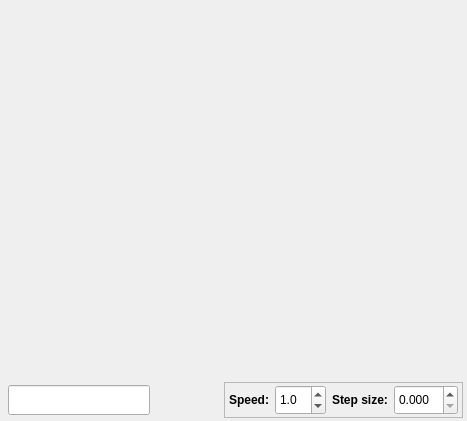
      <widget class="QWidget" name="plottingArea" native="true">
       <layout class="QVBoxLayout" name="verticalLayout_2">
        <property name="spacing">
         <number>0</number>
        </property>
        <property name="leftMargin">
         <number>0</number>
        </property>
        <property name="topMargin">
         <number>0</number>
        </property>
        <property name="rightMargin">
         <number>0</number>
        </property>
        <property name="bottomMargin">
         <number>0</number>
        </property>
        <item>
         <widget class="QStackedWidget" name="widgetStack">
          <property name="frameShape">
           <enum>QFrame::NoFrame</enum>
          </property>
          <widget class="QWidget" name="plotPage">
           <layout class="QVBoxLayout" name="plottingLayout">
            <property name="spacing">
             <number>4</number>
            </property>
            <property name="leftMargin">
             <number>8</number>
            </property>
            <property name="topMargin">
             <number>4</number>
            </property>
            <property name="rightMargin">
             <number>4</number>
            </property>
            <property name="bottomMargin">
             <number>3</number>
            </property>
            <item>
             <widget class="QWidget" name="plottingAreaH" native="true">
              <property name="minimumSize">
               <size>
                <width>0</width>
                <height>34</height>
               </size>
              </property>
              <property name="maximumSize">
               <size>
                <width>16777215</width>
                <height>16777215</height>
               </size>
              </property>
              <layout class="QHBoxLayout" name="horizontalLayout_5" stretch="1,0">
               <property name="leftMargin">
                <number>0</number>
               </property>
               <property name="topMargin">
                <number>0</number>
               </property>
               <property name="rightMargin">
                <number>0</number>
               </property>
               <property name="bottomMargin">
                <number>6</number>
               </property>
               <item>
                <widget class="QFrame" name="tabsFrame">
                 <property name="minimumSize">
                  <size>
                   <width>100</width>
                   <height>0</height>
                  </size>
                 </property>
                 <layout class="QVBoxLayout" name="verticalLayout_5">
                  <property name="leftMargin">
                   <number>0</number>
                  </property>
                  <property name="topMargin">
                   <number>0</number>
                  </property>
                  <property name="rightMargin">
                   <number>0</number>
                  </property>
                  <property name="bottomMargin">
                   <number>0</number>
                  </property>
                 </layout>
                </widget>
               </item>
               <item>
                <layout class="QVBoxLayout" name="verticalLayoutButtons">
                 <property name="leftMargin">
                  <number>0</number>
                 </property>
                 <item>
                  <widget class="QPushButton" name="buttonTimeTracker">
                   <property name="minimumSize">
                    <size>
                     <width>28</width>
                     <height>28</height>
                    </size>
                   </property>
                   <property name="maximumSize">
                    <size>
                     <width>28</width>
                     <height>28</height>
                    </size>
                   </property>
                   <property name="focusPolicy">
                    <enum>Qt::NoFocus</enum>
                   </property>
                   <property name="toolTip">
                    <string>&lt;html&gt;&lt;head/&gt;&lt;body&gt;&lt;p&gt;Change the amount of information displayed with the vertical TimeTracker&lt;/p&gt;&lt;/body&gt;&lt;/html&gt;</string>
                   </property>
                   <property name="styleSheet">
                    <string notr="true"/>
                   </property>
                   <property name="text">
                    <string/>
                   </property>
                   <property name="icon">
                    <iconset resource="resource.qrc">
                     <normaloff>:/style_light/line_tracker_1.png</normaloff>:/style_light/line_tracker_1.png</iconset>
                   </property>
                   <property name="iconSize">
                    <size>
                     <width>26</width>
                     <height>26</height>
                    </size>
                   </property>
                   <property name="flat">
                    <bool>true</bool>
                   </property>
                  </widget>
                 </item>
                 <item>
                  <widget class="QPushButton" name="buttonShowpoint">
                   <property name="minimumSize">
                    <size>
                     <width>28</width>
                     <height>28</height>
                    </size>
                   </property>
                   <property name="maximumSize">
                    <size>
                     <width>28</width>
                     <height>28</height>
                    </size>
                   </property>
                   <property name="toolTip">
                    <string>Show point in plot</string>
                   </property>
                   <property name="text">
                    <string/>
                   </property>
                   <property name="icon">
                    <iconset resource="resource.qrc">
                     <normaloff>:/resources/svg/show_point.svg</normaloff>:/resources/svg/show_point.svg</iconset>
                   </property>
                   <property name="iconSize">
                    <size>
                     <width>26</width>
                     <height>26</height>
                    </size>
                   </property>
                   <property name="checkable">
                    <bool>true</bool>
                   </property>
                   <property name="flat">
                    <bool>true</bool>
                   </property>
                  </widget>
                 </item>
                 <item>
                  <widget class="QPushButton" name="buttonReferencePoint">
                   <property name="minimumSize">
                    <size>
                     <width>28</width>
                     <height>28</height>
                    </size>
                   </property>
                   <property name="maximumSize">
                    <size>
                     <width>28</width>
                     <height>28</height>
                    </size>
                   </property>
                   <property name="toolTip">
                    <string>&lt;html&gt;&lt;head/&gt;&lt;body&gt;&lt;p&gt;Create a &lt;span style=&quot; font-weight:700;&quot;&gt;reference point&lt;/span&gt; (blue vertical line) where the vertical line (red line) is.&lt;/p&gt;&lt;p&gt;From now on, you will see the difference from the reference point.&lt;/p&gt;&lt;/body&gt;&lt;/html&gt;</string>
                   </property>
                   <property name="text">
                    <string/>
                   </property>
                   <property name="icon">
                    <iconset resource="resource.qrc">
                     <normaloff>:/resources/svg/reference_line.svg</normaloff>:/resources/svg/reference_line.svg</iconset>
                   </property>
                   <property name="iconSize">
                    <size>
                     <width>26</width>
                     <height>26</height>
                    </size>
                   </property>
                   <property name="checkable">
                    <bool>true</bool>
                   </property>
                   <property name="flat">
                    <bool>true</bool>
                   </property>
                  </widget>
                 </item>
                 <item>
                  <widget class="QPushButton" name="buttonLegend">
                   <property name="minimumSize">
                    <size>
                     <width>28</width>
                     <height>28</height>
                    </size>
                   </property>
                   <property name="maximumSize">
                    <size>
                     <width>28</width>
                     <height>28</height>
                    </size>
                   </property>
                   <property name="focusPolicy">
                    <enum>Qt::NoFocus</enum>
                   </property>
                   <property name="toolTip">
                    <string>&lt;html&gt;&lt;head/&gt;&lt;body&gt;&lt;p&gt;Hide/Mode/show the Legend&lt;/p&gt;&lt;/body&gt;&lt;/html&gt;</string>
                   </property>
                   <property name="text">
                    <string/>
                   </property>
                   <property name="icon">
                    <iconset resource="resource.qrc">
                     <normaloff>:/resources/svg/legend.svg</normaloff>:/resources/svg/legend.svg</iconset>
                   </property>
                   <property name="iconSize">
                    <size>
                     <width>26</width>
                     <height>26</height>
                    </size>
                   </property>
                   <property name="flat">
                    <bool>true</bool>
                   </property>
                  </widget>
                 </item>
                 <item>
                  <widget class="QPushButton" name="buttonActivateGrid">
                   <property name="sizePolicy">
                    <sizepolicy hsizetype="Preferred" vsizetype="Preferred">
                     <horstretch>0</horstretch>
                     <verstretch>0</verstretch>
                    </sizepolicy>
                   </property>
                   <property name="minimumSize">
                    <size>
                     <width>28</width>
                     <height>28</height>
                    </size>
                   </property>
                   <property name="maximumSize">
                    <size>
                     <width>28</width>
                     <height>28</height>
                    </size>
                   </property>
                   <property name="focusPolicy">
                    <enum>Qt::NoFocus</enum>
                   </property>
                   <property name="toolTip">
                    <string>&lt;html&gt;&lt;head/&gt;&lt;body&gt;&lt;p&gt;Show/Hide the grid&lt;/p&gt;&lt;/body&gt;&lt;/html&gt;</string>
                   </property>
                   <property name="styleSheet">
                    <string notr="true"/>
                   </property>
                   <property name="text">
                    <string/>
                   </property>
                   <property name="icon">
                    <iconset resource="resource.qrc">
                     <normaloff>:/resources/svg/grid.svg</normaloff>:/resources/svg/grid.svg</iconset>
                   </property>
                   <property name="iconSize">
                    <size>
                     <width>26</width>
                     <height>26</height>
                    </size>
                   </property>
                   <property name="checkable">
                    <bool>true</bool>
                   </property>
                   <property name="flat">
                    <bool>true</bool>
                   </property>
                  </widget>
                 </item>
                 <item>
                  <widget class="QPushButton" name="buttonRatio">
                   <property name="sizePolicy">
                    <sizepolicy hsizetype="Minimum" vsizetype="Fixed">
                     <horstretch>0</horstretch>
                     <verstretch>0</verstretch>
                    </sizepolicy>
                   </property>
                   <property name="minimumSize">
                    <size>
                     <width>28</width>
                     <height>28</height>
                    </size>
                   </property>
                   <property name="maximumSize">
                    <size>
                     <width>28</width>
                     <height>28</height>
                    </size>
                   </property>
                   <property name="focusPolicy">
                    <enum>Qt::NoFocus</enum>
                   </property>
                   <property name="toolTip">
                    <string>Keep the aspect ratio of XY plots</string>
                   </property>
                   <property name="text">
                    <string/>
                   </property>
                   <property name="icon">
                    <iconset resource="resource.qrc">
                     <normaloff>:/resources/svg/ratio.svg</normaloff>:/resources/svg/ratio.svg</iconset>
                   </property>
                   <property name="iconSize">
                    <size>
                     <width>26</width>
                     <height>26</height>
                    </size>
                   </property>
                   <property name="checkable">
                    <bool>true</bool>
                   </property>
                   <property name="checked">
                    <bool>false</bool>
                   </property>
                   <property name="flat">
                    <bool>true</bool>
                   </property>
                  </widget>
                 </item>
                 <item>
                  <widget class="QPushButton" name="buttonRemoveTimeOffset">
                   <property name="sizePolicy">
                    <sizepolicy hsizetype="Preferred" vsizetype="Fixed">
                     <horstretch>0</horstretch>
                     <verstretch>0</verstretch>
                    </sizepolicy>
                   </property>
                   <property name="minimumSize">
                    <size>
                     <width>28</width>
                     <height>28</height>
                    </size>
                   </property>
                   <property name="maximumSize">
                    <size>
                     <width>28</width>
                     <height>28</height>
                    </size>
                   </property>
                   <property name="focusPolicy">
                    <enum>Qt::NoFocus</enum>
                   </property>
                   <property name="toolTip">
                    <string>&lt;html&gt;&lt;head/&gt;&lt;body&gt;&lt;p&gt;If checked, an offset will be applied to each timeseries to ensure that the first time instant is equal to zero.&lt;/p&gt;&lt;/body&gt;&lt;/html&gt;</string>
                   </property>
                   <property name="text">
                    <string/>
                   </property>
                   <property name="icon">
                    <iconset resource="resource.qrc">
                     <normaloff>:/resources/svg/t0.svg</normaloff>:/resources/svg/t0.svg</iconset>
                   </property>
                   <property name="iconSize">
                    <size>
                     <width>26</width>
                     <height>26</height>
                    </size>
                   </property>
                   <property name="checkable">
                    <bool>true</bool>
                   </property>
                   <property name="checked">
                    <bool>false</bool>
                   </property>
                   <property name="flat">
                    <bool>true</bool>
                   </property>
                  </widget>
                 </item>
                 <item>
                  <widget class="QPushButton" name="buttonUseDateTime">
                   <property name="sizePolicy">
                    <sizepolicy hsizetype="Preferred" vsizetype="Fixed">
                     <horstretch>0</horstretch>
                     <verstretch>0</verstretch>
                    </sizepolicy>
                   </property>
                   <property name="minimumSize">
                    <size>
                     <width>28</width>
                     <height>28</height>
                    </size>
                   </property>
                   <property name="maximumSize">
                    <size>
                     <width>28</width>
                     <height>28</height>
                    </size>
                   </property>
                   <property name="focusPolicy">
                    <enum>Qt::NoFocus</enum>
                   </property>
                   <property name="toolTip">
                    <string>&lt;html&gt;&lt;head/&gt;&lt;body&gt;&lt;p&gt;If active, visualize the current time as DateTime ( YYYY/MM/DD:m::s::ms)&lt;/p&gt;&lt;/body&gt;&lt;/html&gt;</string>
                   </property>
                   <property name="text">
                    <string/>
                   </property>
                   <property name="icon">
                    <iconset resource="resource.qrc">
                     <normaloff>:/resources/svg/datetime.svg</normaloff>:/resources/svg/datetime.svg</iconset>
                   </property>
                   <property name="iconSize">
                    <size>
                     <width>26</width>
                     <height>26</height>
                    </size>
                   </property>
                   <property name="checkable">
                    <bool>true</bool>
                   </property>
                   <property name="flat">
                    <bool>true</bool>
                   </property>
                  </widget>
                 </item>
                 <item>
                  <widget class="QPushButton" name="buttonZoomOut">
                   <property name="minimumSize">
                    <size>
                     <width>28</width>
                     <height>28</height>
                    </size>
                   </property>
                   <property name="maximumSize">
                    <size>
                     <width>28</width>
                     <height>28</height>
                    </size>
                   </property>
                   <property name="focusPolicy">
                    <enum>Qt::NoFocus</enum>
                   </property>
                   <property name="toolTip">
                    <string>&lt;html&gt;&lt;head/&gt;&lt;body&gt;&lt;p&gt;Zoom Out All&lt;/p&gt;&lt;/body&gt;&lt;/html&gt;</string>
                   </property>
                   <property name="text">
                    <string/>
                   </property>
                   <property name="icon">
                    <iconset resource="resource.qrc">
                     <normaloff>:/resources/svg/zoom_max.svg</normaloff>:/resources/svg/zoom_max.svg</iconset>
                   </property>
                   <property name="iconSize">
                    <size>
                     <width>26</width>
                     <height>26</height>
                    </size>
                   </property>
                   <property name="flat">
                    <bool>true</bool>
                   </property>
                  </widget>
                 </item>
                 <item>
                  <widget class="QPushButton" name="buttonDots">
                   <property name="maximumSize">
                    <size>
                     <width>28</width>
                     <height>28</height>
                    </size>
                   </property>
                   <property name="baseSize">
                    <size>
                     <width>28</width>
                     <height>28</height>
                    </size>
                   </property>
                   <property name="text">
                    <string/>
                   </property>
                   <property name="icon">
                    <iconset resource="resource.qrc">
                     <normaloff>:/resources/svg/point_chart.svg</normaloff>:/resources/svg/point_chart.svg</iconset>
                   </property>
                   <property name="iconSize">
                    <size>
                     <width>26</width>
                     <height>26</height>
                    </size>
                   </property>
                   <property name="checkable">
                    <bool>true</bool>
                   </property>
                   <property name="flat">
                    <bool>true</bool>
                   </property>
                  </widget>
                 </item>
                 <item>
                  <spacer name="verticalSpacer">
                   <property name="orientation">
                    <enum>Qt::Vertical</enum>
                   </property>
                   <property name="sizeHint" stdset="0">
                    <size>
                     <width>20</width>
                     <height>40</height>
                    </size>
                   </property>
                  </spacer>
                 </item>
                </layout>
               </item>
              </layout>
             </widget>
            </item>
            <item>
             <widget class="QWidget" name="widgetTimescale" native="true">
              <property name="maximumSize">
               <size>
                <width>16777215</width>
                <height>40</height>
               </size>
              </property>
              <layout class="QHBoxLayout" name="layoutTimescale" stretch="0,0,0">
               <property name="leftMargin">
                <number>0</number>
               </property>
               <property name="topMargin">
                <number>0</number>
               </property>
               <property name="rightMargin">
                <number>0</number>
               </property>
               <property name="bottomMargin">
                <number>0</number>
               </property>
               <item>
                <widget class="LineEdit" name="displayTime">
                 <property name="sizePolicy">
                  <sizepolicy hsizetype="MinimumExpanding" vsizetype="Fixed">
                   <horstretch>0</horstretch>
                   <verstretch>0</verstretch>
                  </sizepolicy>
                 </property>
                 <property name="minimumSize">
                  <size>
                   <width>80</width>
                   <height>30</height>
                  </size>
                 </property>
                 <property name="maximumSize">
                  <size>
                   <width>200</width>
                   <height>30</height>
                  </size>
                 </property>
                 <property name="font">
                  <font>
                   <pointsize>11</pointsize>
                  </font>
                 </property>
                 <property name="alignment">
                  <set>Qt::AlignCenter</set>
                 </property>
                 <property name="readOnly">
                  <bool>true</bool>
                 </property>
                </widget>
               </item>
               <item>
                <widget class="QWidget" name="widgetPlay" native="true">
                 <layout class="QHBoxLayout" name="horizontalLayout_6">
                  <property name="leftMargin">
                   <number>0</number>
                  </property>
                  <property name="topMargin">
                   <number>0</number>
                  </property>
                  <property name="rightMargin">
                   <number>0</number>
                  </property>
                  <property name="bottomMargin">
                   <number>0</number>
                  </property>
                  <item>
                   <widget class="QPushButton" name="playbackLoop">
                    <property name="minimumSize">
                     <size>
                      <width>28</width>
                      <height>28</height>
                     </size>
                    </property>
                    <property name="maximumSize">
                     <size>
                      <width>28</width>
                      <height>28</height>
                     </size>
                    </property>
                    <property name="focusPolicy">
                     <enum>Qt::NoFocus</enum>
                    </property>
                    <property name="toolTip">
                     <string>&lt;html&gt;&lt;head/&gt;&lt;body&gt;&lt;p&gt;Loop&lt;/p&gt;&lt;/body&gt;&lt;/html&gt;</string>
                    </property>
                    <property name="text">
                     <string/>
                    </property>
                    <property name="icon">
                     <iconset resource="resource.qrc">
                      <normaloff>:/resources/svg/loop.svg</normaloff>:/resources/svg/loop.svg</iconset>
                    </property>
                    <property name="iconSize">
                     <size>
                      <width>22</width>
                      <height>22</height>
                     </size>
                    </property>
                    <property name="checkable">
                     <bool>true</bool>
                    </property>
                    <property name="flat">
                     <bool>true</bool>
                    </property>
                   </widget>
                  </item>
                  <item>
                   <widget class="QPushButton" name="buttonPlay">
                    <property name="minimumSize">
                     <size>
                      <width>28</width>
                      <height>28</height>
                     </size>
                    </property>
                    <property name="maximumSize">
                     <size>
                      <width>28</width>
                      <height>28</height>
                     </size>
                    </property>
                    <property name="focusPolicy">
                     <enum>Qt::NoFocus</enum>
                    </property>
                    <property name="toolTip">
                     <string>&lt;html&gt;&lt;head/&gt;&lt;body&gt;&lt;p&gt;Start/Stop player&lt;/p&gt;&lt;p&gt;( &lt;span style=&quot; font-weight:600;&quot;&gt;Space &lt;/span&gt;)&lt;/p&gt;&lt;/body&gt;&lt;/html&gt;</string>
                    </property>
                    <property name="styleSheet">
                     <string notr="true">QPushButton:checked {
    background-color: transparent;
    border:  0px;
    padding: 3px;
    outline: none;
}</string>
                    </property>
                    <property name="text">
                     <string/>
                    </property>
                    <property name="icon">
                     <iconset resource="resource.qrc">
                      <normaloff>:/resources/svg/play_arrow.svg</normaloff>:/resources/svg/play_arrow.svg</iconset>
                    </property>
                    <property name="iconSize">
                     <size>
                      <width>26</width>
                      <height>26</height>
                     </size>
                    </property>
                    <property name="checkable">
                     <bool>true</bool>
                    </property>
                    <property name="checked">
                     <bool>false</bool>
                    </property>
                    <property name="flat">
                     <bool>true</bool>
                    </property>
                   </widget>
                  </item>
                 </layout>
                </widget>
               </item>
               <item>
                <widget class="QFrame" name="frame">
                 <property name="maximumSize">
                  <size>
                   <width>16777215</width>
                   <height>40</height>
                  </size>
                 </property>
                 <property name="frameShape">
                  <enum>QFrame::StyledPanel</enum>
                 </property>
                 <property name="frameShadow">
                  <enum>QFrame::Raised</enum>
                 </property>
                 <layout class="QHBoxLayout" name="horizontalLayout">
                  <property name="spacing">
                   <number>6</number>
                  </property>
                  <property name="leftMargin">
                   <number>4</number>
                  </property>
                  <property name="topMargin">
                   <number>2</number>
                  </property>
                  <property name="rightMargin">
                   <number>4</number>
                  </property>
                  <property name="bottomMargin">
                   <number>2</number>
                  </property>
                  <item>
                   <widget class="QLabel" name="label">
                    <property name="font">
                     <font>
                      <weight>75</weight>
                      <bold>true</bold>
                     </font>
                    </property>
                    <property name="text">
                     <string>Speed:</string>
                    </property>
                   </widget>
                  </item>
                  <item>
                   <widget class="QDoubleSpinBox" name="playbackRate">
                    <property name="minimumSize">
                     <size>
                      <width>0</width>
                      <height>30</height>
                     </size>
                    </property>
                    <property name="maximumSize">
                     <size>
                      <width>16777215</width>
                      <height>30</height>
                     </size>
                    </property>
                    <property name="focusPolicy">
                     <enum>Qt::WheelFocus</enum>
                    </property>
                    <property name="toolTip">
                     <string>&lt;html&gt;&lt;head/&gt;&lt;body&gt;&lt;p&gt;Rate (speed multiplier)&lt;/p&gt;&lt;/body&gt;&lt;/html&gt;</string>
                    </property>
                    <property name="decimals">
                     <number>1</number>
                    </property>
                    <property name="minimum">
                     <double>0.100000000000000</double>
                    </property>
                    <property name="maximum">
                     <double>10.000000000000000</double>
                    </property>
                    <property name="singleStep">
                     <double>0.100000000000000</double>
                    </property>
                    <property name="value">
                     <double>1.000000000000000</double>
                    </property>
                   </widget>
                  </item>
                  <item>
                   <widget class="QLabel" name="label_2">
                    <property name="font">
                     <font>
                      <weight>75</weight>
                      <bold>true</bold>
                     </font>
                    </property>
                    <property name="toolTip">
                     <string>&lt;html&gt;&lt;head/&gt;&lt;body&gt;&lt;p&gt;&lt;br/&gt;&lt;/p&gt;&lt;/body&gt;&lt;/html&gt;</string>
                    </property>
                    <property name="text">
                     <string>Step size:</string>
                    </property>
                   </widget>
                  </item>
                  <item>
                   <widget class="QDoubleSpinBox" name="playbackStep">
                    <property name="minimumSize">
                     <size>
                      <width>0</width>
                      <height>30</height>
                     </size>
                    </property>
                    <property name="focusPolicy">
                     <enum>Qt::WheelFocus</enum>
                    </property>
                    <property name="toolTip">
                     <string>&lt;html&gt;&lt;head/&gt;&lt;body&gt;&lt;p&gt;Step size to move the time tracker (use the LEFT/RIGHT arrows)&lt;/p&gt;&lt;/body&gt;&lt;/html&gt;</string>
                    </property>
                    <property name="decimals">
                     <number>3</number>
                    </property>
                    <property name="maximum">
                     <double>10.000000000000000</double>
                    </property>
                    <property name="singleStep">
                     <double>0.100000000000000</double>
                    </property>
                   </widget>
                  </item>
                 </layout>
                </widget>
               </item>
              </layout>
             </widget>
            </item>
           </layout>
          </widget>
          <widget class="QWidget" name="formulaPage"/>
         </widget>
        </item>
       </layout>
      </widget>
